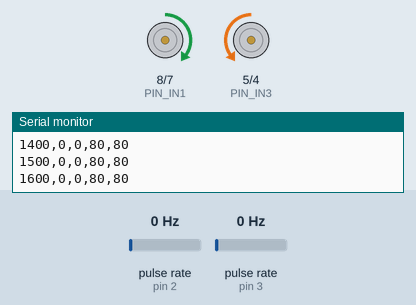
The sketch below on a simulated Arduino Uno, built with avr-gcc and run on an emulated ATmega328P. Shown: motor-driver pin pairs drawn as motors (green arrow = first pin HIGH = forward, orange = second pin HIGH = backward, longer = more drive, scaled by the enable pin), the last lines printed to the serial monitor. Wiring (inferred from the names in the program): 2 × pulse sensor: data pin 2 / data pin 3. Inputs (shaded band) come from the test bench; at power-on: pulse rate (sensors on pin 2, pin 3) 0 Hz.

Above: at 1.7 s.
1.8 s: pulse rate (sensor on pin 2) set to 50 Hz
At 2.3 s:
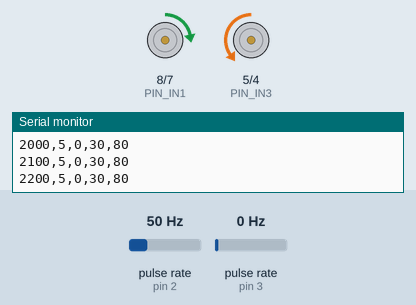
3.4 s: pulse rate (sensor on pin 3) set to 50 Hz
At 4.7 s:
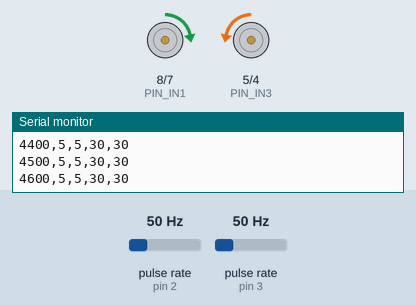
5.0 s: pulse rate (sensor on pin 2) set to 4 Hz
At 5.6 s:
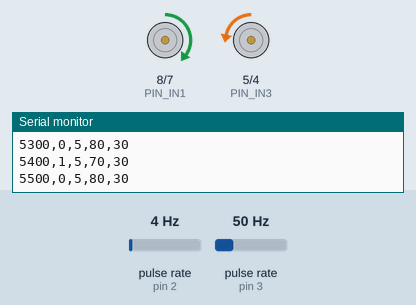
8.0 s: pulse rate (sensor on pin 3) set to 100 Hz
At 8.25 s:
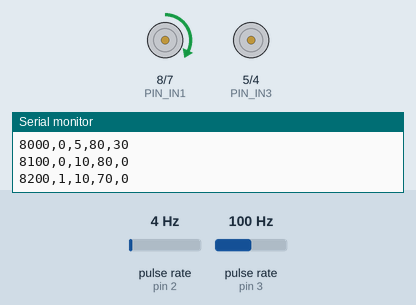
11.0 s: pulse rate (sensor on pin 2) set to 100 Hz
12.6 s: pulse rate (sensor on pin 3) set to 6 Hz
At 12.9 s:
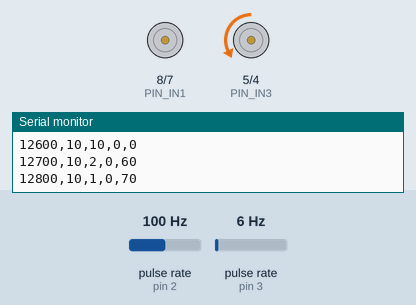
Timing chart, 0 to 16.6 s (numbered marks = the images above; inputs shaded):
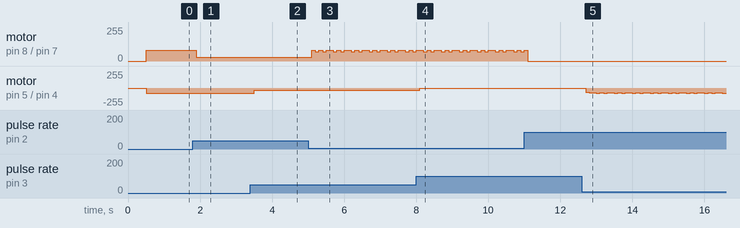

The sketch:

test_ultimate_gain.ino
```cpp
// (licence header left out)
#include "config.h"
#include "motors.h"
#include "encoder.h"
#include "pid.h"

#define TEST_KP   10.0f    // <-- Increase this each run until oscillation
#define TEST_KI    0.0f    // Must be zero for this test
#define TEST_KD    0.0f    // Must be zero for this test

static PIDController pidLeft;
static PIDController pidRight;
static unsigned long lastUpdate = 0;
const  float         DT_S = PID_INTERVAL_MS / 1000.0f;

void setup() {
  Serial.begin(SERIAL_BAUD);
  motors_init();
  encoder_init();

  pid_init(&pidLeft,  TEST_KP, TEST_KI, TEST_KD,
           255.0f, 0.0f, 255.0f);
  pid_init(&pidRight, TEST_KP, TEST_KI, TEST_KD,
           255.0f, 0.0f, 255.0f);

  Serial.print(F("Ultimate Gain Test | Kp = "));
  Serial.println(TEST_KP);
  Serial.println(F("time_ms,L,R,pwmL,pwmR"));
  delay(500);
}

void loop() {
  unsigned long now = millis();
  if (now - lastUpdate >= PID_INTERVAL_MS) {
    long sL = encoder_get_speed(MOTOR_LEFT);
    long sR = encoder_get_speed(MOTOR_RIGHT);

    float pwmL = pid_compute(&pidLeft,  TARGET_SPEED_PULSES, (float)sL, DT_S);
    float pwmR = pid_compute(&pidRight, TARGET_SPEED_PULSES, (float)sR, DT_S);

    motors_set((uint8_t)pwmL, true, (uint8_t)pwmR, true);

    Serial.print(now); Serial.print(F(","));
    Serial.print(sL);  Serial.print(F(","));
    Serial.print(sR);  Serial.print(F(","));
    Serial.print((int)pwmL); Serial.print(F(","));
    Serial.println((int)pwmR);

    lastUpdate = now;
  }
}
```

encoder.cpp
```cpp
// (licence header left out)
#include "encoder.h"

static volatile long _leftPulses  = 0;
static volatile long _rightPulses = 0;

static void leftISR()  { _leftPulses++;  }
static void rightISR() { _rightPulses++; }

void encoder_init() {
  pinMode(ENCODER_LEFT_PIN,  INPUT_PULLUP);
  pinMode(ENCODER_RIGHT_PIN, INPUT_PULLUP);
  attachInterrupt(digitalPinToInterrupt(ENCODER_LEFT_PIN),  leftISR,  RISING);
  attachInterrupt(digitalPinToInterrupt(ENCODER_RIGHT_PIN), rightISR, RISING);
}

long encoder_get_speed(MotorSide side) {
  long count;
  if (side == MOTOR_LEFT) {
    noInterrupts();
    count       = _leftPulses;
    _leftPulses = 0;
    interrupts();
  } else {
    noInterrupts();
    count        = _rightPulses;
    _rightPulses = 0;
    interrupts();
  }
  return count;
}

void encoder_reset_all() {
  noInterrupts();
  _leftPulses  = 0;
  _rightPulses = 0;
  interrupts();
}
```

encoder.h
```cpp
// (licence header left out)
#pragma once
#include <Arduino.h>

#define ENCODER_LEFT_PIN   2    // Hardware interrupt INT0
#define ENCODER_RIGHT_PIN  3    // Hardware interrupt INT1

typedef enum { MOTOR_LEFT, MOTOR_RIGHT } MotorSide;

/**
 * Initialise encoder pins as INPUT_PULLUP and attach
 * rising-edge hardware interrupts. Call once from setup().
 */
void encoder_init();

/**
 * Return the pulse count accumulated since the last call
 * for the specified motor, then atomically reset to zero.
 *
 * Call at a fixed, consistent interval (e.g. every 100 ms).
 *
 *   speed_mm_s = encoder_get_speed(side) * 10.2f
 *                / (INTERVAL_MS / 1000.0f)
 *
 * Returns: pulse count (long, >= 0 for forward motion)
 */
long encoder_get_speed(MotorSide side);

/**
 * Reset both counters without reading.
 * Call when switching direction to discard transition pulses.
 */
void encoder_reset_all();
```

motors.cpp
```cpp
// (licence header left out)
#include "motors.h"
#include "config.h"

// ── Internal helpers ─────────────────────────────────────────

static void left_forward(uint8_t speed) {
  digitalWrite(PIN_IN1, HIGH);
  digitalWrite(PIN_IN2, LOW);
  analogWrite(PIN_ENA, speed);
}
static void left_backward(uint8_t speed) {
  digitalWrite(PIN_IN1, LOW);
  digitalWrite(PIN_IN2, HIGH);
  analogWrite(PIN_ENA, speed);
}
static void left_stop() {
  analogWrite(PIN_ENA, 0);
  digitalWrite(PIN_IN1, LOW);
  digitalWrite(PIN_IN2, LOW);
}

static void right_forward(uint8_t speed) {
  digitalWrite(PIN_IN3, LOW);   // Inverted: mirror-mounted
  digitalWrite(PIN_IN4, HIGH);
  analogWrite(PIN_ENB, speed);
}
static void right_backward(uint8_t speed) {
  digitalWrite(PIN_IN3, HIGH);
  digitalWrite(PIN_IN4, LOW);
  analogWrite(PIN_ENB, speed);
}
static void right_stop() {
  analogWrite(PIN_ENB, 0);
  digitalWrite(PIN_IN3, LOW);
  digitalWrite(PIN_IN4, LOW);
}

// ── Public API ───────────────────────────────────────────────

void motors_init() {
  pinMode(PIN_ENA, OUTPUT);
  pinMode(PIN_IN1, OUTPUT);
  pinMode(PIN_IN2, OUTPUT);
  pinMode(PIN_ENB, OUTPUT);
  pinMode(PIN_IN3, OUTPUT);
  pinMode(PIN_IN4, OUTPUT);
  motors_stop();
}

void motors_forward(uint8_t speed) {
  left_forward(speed);
  right_forward(speed);
}
void motors_backward(uint8_t speed) {
  left_backward(speed);
  right_backward(speed);
}
void motors_turn_right(uint8_t speed) {
  left_forward(speed);
  right_stop();
}
void motors_turn_left(uint8_t speed) {
  left_stop();
  right_forward(speed);
}
void motors_spin_right(uint8_t speed) {
  left_forward(speed);
  right_backward(speed);
}
void motors_spin_left(uint8_t speed) {
  left_backward(speed);
  right_forward(speed);
}
void motors_brake() {
  analogWrite(PIN_ENA, 255);
  digitalWrite(PIN_IN1, HIGH);
  digitalWrite(PIN_IN2, HIGH);
  analogWrite(PIN_ENB, 255);
  digitalWrite(PIN_IN3, HIGH);
  digitalWrite(PIN_IN4, HIGH);
}
void motors_stop() {
  left_stop();
  right_stop();
}
void motors_set(uint8_t speedLeft, bool dirLeft,
                uint8_t speedRight, bool dirRight) {
  if (dirLeft)  left_forward(speedLeft);
  else          left_backward(speedLeft);
  if (dirRight) right_forward(speedRight);
  else          right_backward(speedRight);
}
```

motors.h
```cpp
// (licence header left out)
#pragma once
#include <Arduino.h>

void motors_init();
void motors_forward(uint8_t speed);
void motors_backward(uint8_t speed);
void motors_turn_right(uint8_t speed);
void motors_turn_left(uint8_t speed);
void motors_spin_right(uint8_t speed);
void motors_spin_left(uint8_t speed);
void motors_brake();
void motors_stop();
void motors_set(uint8_t speedLeft, bool dirLeft,
                uint8_t speedRight, bool dirRight);
```

pid.cpp
```cpp
// (licence header left out)
#include "pid.h"
#include <Arduino.h>

void pid_init(PIDController* pid,
              float kp, float ki, float kd,
              float integralLimit,
              float outputMin, float outputMax) {
  pid->kp            = kp;
  pid->ki            = ki;
  pid->kd            = kd;
  pid->integral      = 0.0f;
  pid->previousError = 0.0f;
  pid->integralLimit = integralLimit;
  pid->outputMin     = outputMin;
  pid->outputMax     = outputMax;
}

float pid_compute(PIDController* pid,
                  float setpoint, float measured, float dt_s) {
  float error = setpoint - measured;

  // Proportional
  float P = pid->kp * error;

  // Integral with anti-windup clamping
  pid->integral += pid->ki * error * dt_s;
  if      (pid->integral >  pid->integralLimit) pid->integral =  pid->integralLimit;
  else if (pid->integral < -pid->integralLimit) pid->integral = -pid->integralLimit;
  float I = pid->integral;

  // Derivative (set kd=0 to disable for velocity control)
  float D = (dt_s > 0.0f)
            ? pid->kd * (error - pid->previousError) / dt_s
            : 0.0f;
  pid->previousError = error;

  float output = P + I + D;
  return constrain(output, pid->outputMin, pid->outputMax);
}

void pid_reset(PIDController* pid) {
  pid->integral      = 0.0f;
  pid->previousError = 0.0f;
}
```

pid.h
```cpp
// (licence header left out)
#pragma once

typedef struct {
  float kp;
  float ki;
  float kd;
  float integral;
  float previousError;
  float integralLimit;
  float outputMin;
  float outputMax;
} PIDController;

void  pid_init   (PIDController* pid,
                  float kp, float ki, float kd,
                  float integralLimit,
                  float outputMin, float outputMax);

float pid_compute(PIDController* pid,
                  float setpoint, float measured, float dt_s);

void  pid_reset  (PIDController* pid);
```

ultrasonic.cpp
```cpp
// (licence header left out)
#include "ultrasonic.h"
#include "config.h"

void ultrasonic_init() {
  pinMode(PIN_TRIG, OUTPUT);
  pinMode(PIN_ECHO, INPUT);
  digitalWrite(PIN_TRIG, LOW);
}

long ultrasonic_read_us() {
  digitalWrite(PIN_TRIG, LOW);
  delayMicroseconds(2);
  digitalWrite(PIN_TRIG, HIGH);
  delayMicroseconds(10);
  digitalWrite(PIN_TRIG, LOW);
  return pulseIn(PIN_ECHO, HIGH, ULTRASONIC_TIMEOUT_US);
}

long ultrasonic_read_cm() {
  long duration = ultrasonic_read_us();
  if (duration == 0) return NO_OBSTACLE_CM;
  return duration / 58L;
}
```

ultrasonic.h
```cpp
// (licence header left out)
#pragma once
#include <Arduino.h>

void ultrasonic_init();
long ultrasonic_read_cm();
long ultrasonic_read_us();
```

config.h
```cpp
// (licence header left out)
#pragma once

// ── Serial ───────────────────────────────────────────────────
#define SERIAL_BAUD           9600

// ── Motor Driver Pins (L298N) ─────────────────────────────────
#define PIN_ENA               9
#define PIN_IN1               8
#define PIN_IN2               7
#define PIN_ENB               6
#define PIN_IN3               5
#define PIN_IN4               4

// ── Ultrasonic Sensor (HC-SR04) ───────────────────────────────
#define PIN_TRIG              13
#define PIN_ECHO              12

// ── PID Timing ────────────────────────────────────────────────
#define PID_INTERVAL_MS       100
#define TARGET_SPEED_PULSES   8

// ── Ziegler-Nichols Derived Gains ─────────────────────────────
// Replace with YOUR measured values from the step response test.
#define PID_KP                64.0f
#define PID_KI               213.3f
#define PID_KD                 4.8f
#define PID_INTEGRAL_LIMIT   255.0f

// ── Motor Speeds ──────────────────────────────────────────────
#define DRIVE_SPEED           180
#define REVERSE_SPEED         160
#define TURN_SPEED            150

// ── Obstacle Avoidance ────────────────────────────────────────
#define STOP_DISTANCE         30

// ── Timing ────────────────────────────────────────────────────
#define STOP_PAUSE_MS         200
#define REVERSE_TIME_MS       400
#define TURN_TIME_MS          500

// ── Sensor ────────────────────────────────────────────────────
#define ULTRASONIC_TIMEOUT_US 30000UL
#define NO_OBSTACLE_CM        999
```

Measured:
- after the input at 1.8 s, motor on pin 8 (PIN_IN1) / pin 7 (PIN_IN2): forward 80/255 → forward 30/255 after 0.10 s
- after the input at 3.4 s, motor on pin 5 (PIN_IN3) / pin 4 (PIN_IN4): backward 80/255 → backward 30/255 after 0.10 s
- after the input at 5.0 s, motor on pin 8 (PIN_IN1) / pin 7 (PIN_IN2): forward 30/255 → forward 80/255 after 0.10 s, then repeats every 0.50 s: forward 70/255 0.10 s, forward 80/255 0.10 s, forward 70/255 0.10 s, forward 80/255 0.20 s
- after the input at 8.0 s, motor on pin 5 (PIN_IN3) / pin 4 (PIN_IN4): backward 30/255 → stopped after 0.10 s
- after the input at 12.6 s, motor on pin 5 (PIN_IN3) / pin 4 (PIN_IN4): stopped → backward 60/255 after 0.10 s, then repeats every 0.50 s: backward 70/255 0.20 s, backward 80/255 0.10 s, backward 70/255 0.10 s, backward 80/255 0.10 s
